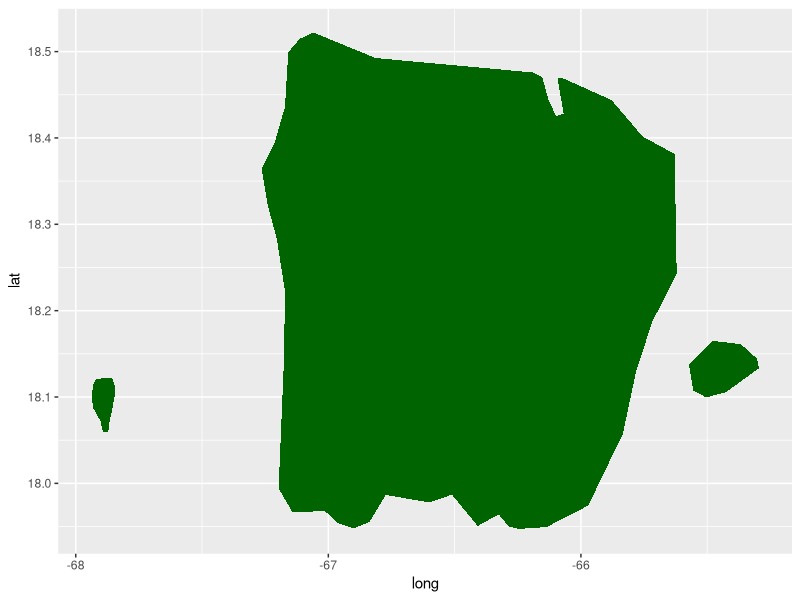
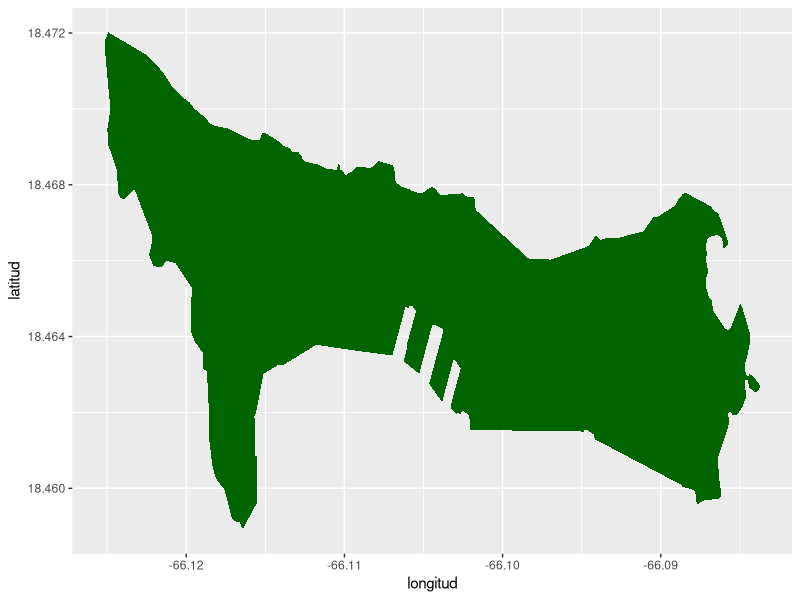
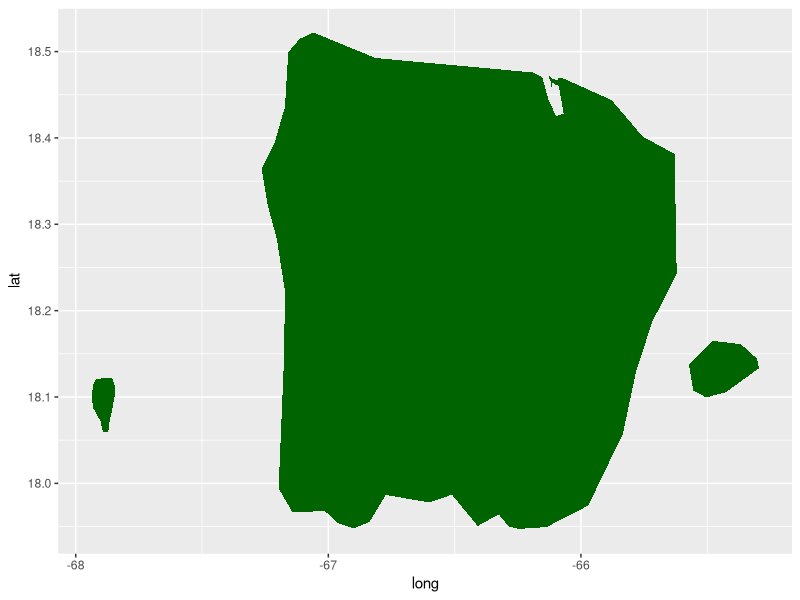
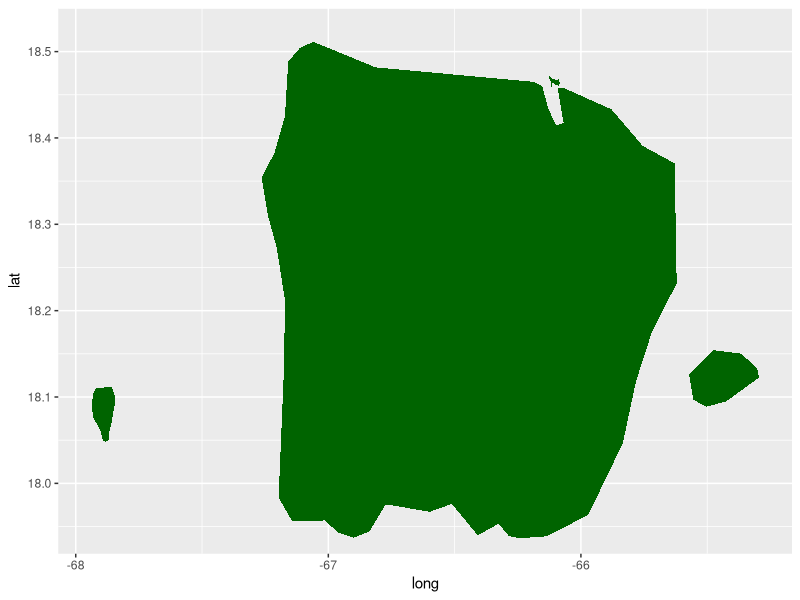

These charts were generated, in order, by the following R code:
## ---- chunk 1
library(tidyverse)
library(lubridate)
## ---- chunk 2
pr <- map_data("world", region = "Puerto Rico")
## ---- chunk 3
ggplot() +
  geom_map(aes(long, lat, map_id = region), fill = "darkgreen",  map = pr, data = pr) 
## ---- chunk 4
library(readxl)
VSJMap <- read_xlsx("VSJMap.xlsx")

VSJMap
## ---- chunk 5
ggplot(VSJMap, aes(longitud, latitud))+
  geom_polygon(fill = "darkgreen")
## ---- chunk 6
ggplot() +
  geom_map(aes(long, lat, map_id = region), fill = "darkgreen",  map = pr, data = pr)+
  geom_polygon(data = VSJMap, aes(longitud, latitud), fill = "darkgreen")
## ---- chunk 7
pr
## ---- chunk 8
pr2 <- pr %>% 
  mutate(lat = lat-.0108)
## ---- chunk 9
ggplot() +
  geom_map(aes(long, lat, map_id = region), fill = "darkgreen",  map = pr2, data = pr)+
  geom_polygon(data = VSJMap, aes(longitud, latitud), fill = "darkgreen")
